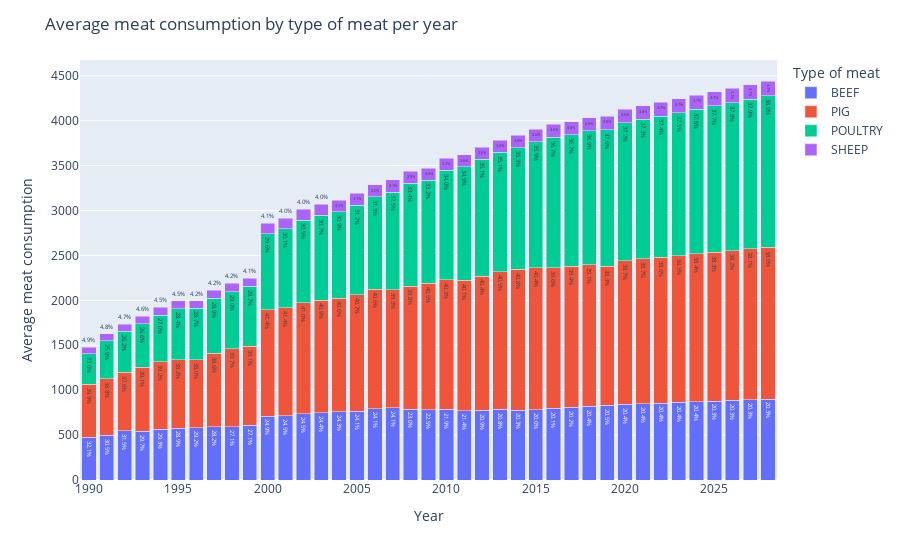

The notebook cell this image was saved under:
### Code cell
fig=px.bar(average_per_year, 
       x='time', y='value_x', color='subject', barmode='stack', 
       text=average_per_year['percentage'].apply(lambda x: '{0:1.1f}%'.format(x)),
       labels={'subject': "Type of meat", "value_x": "Average meat consumption", "time": "Year"})
fig.update_layout(title='Average meat consumption by type of meat per year')
fig.show()

### Figure 1 — Plotly figure (JSON) as saved in the notebook; plotly's stock layout.template omitted (floating-point values rounded to 4 significant figures)
{"data": [{"alignmentgroup": "True", "hovertemplate": "Type of meat=BEEF<br>Year=%{x}<br>Average meat consumption=%{y}<br>text=%{text}<extra></extra>", "legendgroup": "BEEF", "marker": {"color": "#636efa", "pattern": {"shape": ""}}, "name": "BEEF", "offsetgroup": "BEEF", "orientation": "v", "showlegend": true, "text": ["32.1%", "30.5%", "31.5%", "29.7%", "29.3%", "28.9%", "29.2%", "28.2%", "27.1%", "27.1%", "24.9%", "24.5%", "24.5%", "24.4%", "24.3%", "24.1%", "24.1%", "24.1%", "23.0%", "22.5%", "21.9%", "21.4%", "20.9%", "20.8%", "20.3%", "20.0%", "20.1%", "20.2%", "20.4%", "20.5%", "20.4%", "20.4%", "20.4%", "20.4%", "20.4%", "20.3%", "20.3%", "20.3%", "20.3%"], "textposition": "auto", "type": "bar", "x": [1990, 1991, 1992, 1993, 1994, 1995, 1996, 1997, 1998, 1999, 2000, 2001, 2002, 2003, 2004, 2005, 2006, 2007, 2008, 2009, 2010, 2011, 2012, 2013, 2014, 2015, 2016, 2017, 2018, 2019, 2020, 2021, 2022, 2023, 2024, 2025, 2026, 2027, 2028], "xaxis": "x", "y": [475.2, 496.9, 546.4, 542.4, 563.8, 577.1, 583.0, 595.1, 594.4, 609.2, 711.0, 713.6, 737.6, 748.8, 758.0, 767.2, 792.0, 806.5, 790.1, 781.2, 785.6, 773.5, 774.8, 785.8, 777.6, 782.3, 796.3, 807.4, 820.7, 831.4, 842.6, 849.5, 856.0, 864.8, 872.7, 879.3, 886.9, 894.5, 901.3], "yaxis": "y"}, {"alignmentgroup": "True", "hovertemplate": "Type of meat=PIG<br>Year=%{x}<br>Average meat consumption=%{y}<br>text=%{text}<extra></extra>", "legendgroup": "PIG", "marker": {"color": "#EF553B", "pattern": {"shape": ""}}, "name": "PIG", "offsetgroup": "PIG", "orientation": "v", "showlegend": true, "text": ["39.9%", "38.8%", "37.6%", "39.1%", "39.2%", "38.2%", "38.0%", "38.6%", "39.7%", "39.1%", "41.4%", "41.4%", "41.0%", "40.9%", "40.6%", "40.7%", "40.6%", "39.3%", "39.8%", "40.5%", "40.3%", "40.1%", "40.4%", "40.5%", "40.8%", "40.4%", "39.6%", "39.4%", "39.1%", "38.3%", "38.7%", "38.7%", "38.6%", "38.5%", "38.4%", "38.3%", "38.2%", "38.1%", "38.0%"], "textposition": "auto", "type": "bar", "x": [1990, 1991, 1992, 1993, 1994, 1995, 1996, 1997, 1998, 1999, 2000, 2001, 2002, 2003, 2004, 2005, 2006, 2007, 2008, 2009, 2010, 2011, 2012, 2013, 2014, 2015, 2016, 2017, 2018, 2019, 2020, 2021, 2022, 2023, 2024, 2025, 2026, 2027, 2028], "xaxis": "x", "y": [590.6, 631.1, 652.7, 713.4, 752.8, 762.6, 757.8, 815.8, 869.5, 878.1, 1184.0, 1206.0, 1236.0, 1254.0, 1266.0, 1297.0, 1334.0, 1313.0, 1369.0, 1407.0, 1444.0, 1450.0, 1496.0, 1532.0, 1568.0, 1578.0, 1568.0, 1573.0, 1577.0, 1549.0, 1599.0, 1613.0, 1624.0, 1634.0, 1645.0, 1656.0, 1667.0, 1677.0, 1688.0], "yaxis": "y"}, {"alignmentgroup": "True", "hovertemplate": "Type of meat=POULTRY<br>Year=%{x}<br>Average meat consumption=%{y}<br>text=%{text}<extra></extra>", "legendgroup": "POULTRY", "marker": {"color": "#00cc96", "pattern": {"shape": ""}}, "name": "POULTRY", "offsetgroup": "POULTRY", "orientation": "v", "showlegend": true, "text": ["23.0%", "25.9%", "26.2%", "26.6%", "27.0%", "28.4%", "28.7%", "28.9%", "29.0%", "29.7%", "29.6%", "30.1%", "30.5%", "30.7%", "30.9%", "31.2%", "31.3%", "32.5%", "33.4%", "33.2%", "34.0%", "34.9%", "35.1%", "35.1%", "35.3%", "35.9%", "36.7%", "36.7%", "36.9%", "37.6%", "37.2%", "37.3%", "37.4%", "37.5%", "37.6%", "37.7%", "37.8%", "37.9%", "38.0%"], "textposition": "auto", "type": "bar", "x": [1990, 1991, 1992, 1993, 1994, 1995, 1996, 1997, 1998, 1999, 2000, 2001, 2002, 2003, 2004, 2005, 2006, 2007, 2008, 2009, 2010, 2011, 2012, 2013, 2014, 2015, 2016, 2017, 2018, 2019, 2020, 2021, 2022, 2023, 2024, 2025, 2026, 2027, 2028], "xaxis": "x", "y": [340.4, 420.5, 455.6, 485.3, 518.7, 565.7, 572.0, 610.8, 634.1, 667.2, 847.1, 877.7, 919.0, 941.7, 963.9, 995.0, 1029.0, 1085.0, 1147.0, 1151.0, 1217.0, 1264.0, 1301.0, 1329.0, 1354.0, 1404.0, 1451.0, 1464.0, 1488.0, 1520.0, 1536.0, 1555.0, 1572.0, 1591.0, 1610.0, 1629.0, 1648.0, 1668.0, 1688.0], "yaxis": "y"}, {"alignmentgroup": "True", "hovertemplate": "Type of meat=SHEEP<br>Year=%{x}<br>Average meat consumption=%{y}<br>text=%{text}<extra></extra>", "legendgroup": "SHEEP", "marker": {"color": "#ab63fa", "pattern": {"shape": ""}}, "name": "SHEEP", "offsetgroup": "SHEEP", "orientation": "v", "showlegend": true, "text": ["4.9%", "4.8%", "4.7%", "4.6%", "4.5%", "4.5%", "4.2%", "4.2%", "4.2%", "4.1%", "4.1%", "4.0%", "4.0%", "4.0%", "4.1%", "4.1%", "4.0%", "4.1%", "3.9%", "3.8%", "3.7%", "3.6%", "3.6%", "3.6%", "3.6%", "3.6%", "3.6%", "3.6%", "3.6%", "3.6%", "3.6%", "3.6%", "3.7%", "3.7%", "3.7%", "3.7%", "3.7%", "3.7%", "3.7%"], "textposition": "auto", "type": "bar", "x": [1990, 1991, 1992, 1993, 1994, 1995, 1996, 1997, 1998, 1999, 2000, 2001, 2002, 2003, 2004, 2005, 2006, 2007, 2008, 2009, 2010, 2011, 2012, 2013, 2014, 2015, 2016, 2017, 2018, 2019, 2020, 2021, 2022, 2023, 2024, 2025, 2026, 2027, 2028], "xaxis": "x", "y": [73.15, 77.97, 82.07, 83.47, 86.06, 88.98, 83.49, 89.02, 91.96, 93.23, 118.6, 117.7, 119.9, 123.1, 127.5, 130.8, 132.5, 137.1, 133.1, 132.0, 132.9, 131.2, 132.1, 136.0, 139.8, 141.4, 143.0, 144.6, 146.2, 147.5, 149.6, 151.5, 153.5, 155.3, 157.2, 159.0, 160.9, 162.7, 164.5], "yaxis": "y"}], "layout": {"barmode": "stack", "legend": {"title": {"text": "Type of meat"}, "tracegroupgap": 0}, "margin": {"t": 60}, "title": {"text": "Average meat consumption by type of meat per year"}, "xaxis": {"anchor": "y", "domain": [0, 1], "title": {"text": "Year"}}, "yaxis": {"anchor": "x", "domain": [0, 1], "title": {"text": "Average meat consumption"}}}}
